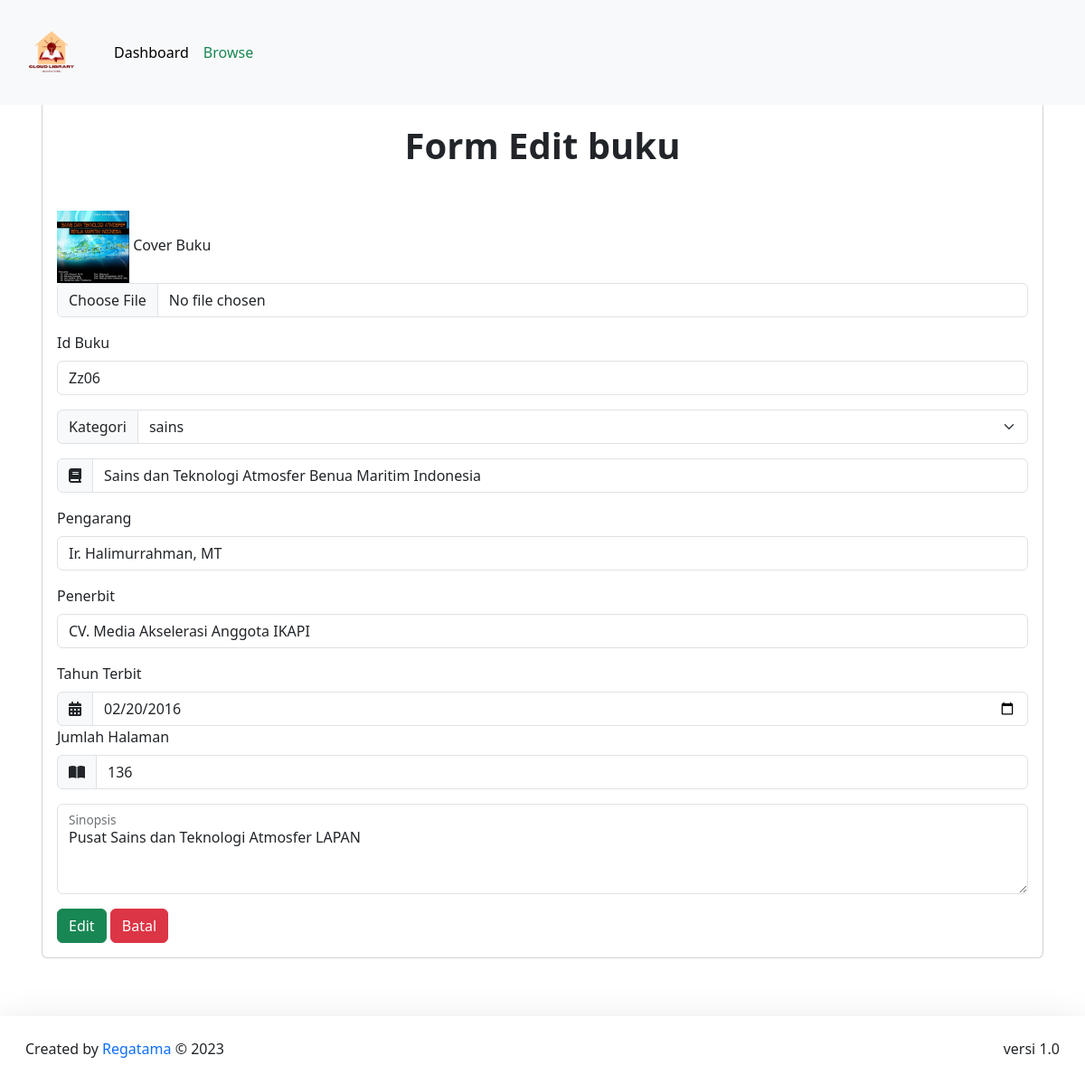
Screenshot of /DashboardAdmin/buku/updateBuku.php?idReview=Zz06 with the database file from the repository.
### tables this page shows
CREATE TABLE `buku` (
  `cover` varchar(255) NOT NULL,
  `id_buku` varchar(20) NOT NULL,
  `kategori` varchar(255) NOT NULL,
  `judul` varchar(255) NOT NULL,
  `pengarang` varchar(255) NOT NULL,
  `penerbit` varchar(255) NOT NULL,
  `tahun_terbit` date NOT NULL,
  `jumlah_halaman` int(11) NOT NULL,
  `buku_deskripsi` text NOT NULL,
  `isi_buku` varchar(250) NOT NULL
);

### config/config.php (called while the page is built, shortened)
<?php
$host = "127.0.0.1";
$username = "root";
$password = "";
$database_name = "perpus_sidik";
$connection = mysqli_connect($host, $username, $password, $database_name);
function queryReadData($dataKategori)
{
  global $connection;
  $result = mysqli_query($connection, $dataKategori);
  $items = [];
  while ($item = mysqli_fetch_assoc($result)) {
    $items[] = $item;
  }
  return $items;
}

### DashboardAdmin/buku/updateBuku.php (the view, shortened to what this page needs)
<?php
require "../../config/config.php";
$review = $_GET["idReview"];
$reviewData = queryReadData("SELECT * FROM buku WHERE id_buku = '$review'")[0];
?>
<!DOCTYPE html>
<html lang="en">
<head>
   <link href="../../assets/css/bootstrap.min.css" rel="stylesheet"
>
</head>
<body>
   <nav class="navbar fixed-top navbar-expand-lg bg-body-tertiary">
      <div class="container-fluid">
         <a class="navbar-brand" href="#">
            <img src="../../assets/logoNav.png" alt="logo" width="90px">
         </a>
         <div class="collapse navbar-collapse" id="navbarNav">
            <ul class="navbar-nav">
               <li class="nav-item">
                  <a class="nav-link active" aria-current="page" href="../dashboardAdmin.php">Dashboard</a>
               </li>
               <li class="nav-item">
                  <a class="nav-link text-success" href="daftarBuku.php">Browse</a>
               </li>
            </ul>
         </div>
      </div>
   </nav>
   <div class="container p-3 mt-5">
      <div class="card p-2 mt-5">
         <h1 class="text-center fw-bold p-3">Form Edit buku</h1>
         <form action="" method="post" enctype="multipart/form-data" class="mt-3 p-2">
            <div class="custom-css-form">
               <div class="mb-3">
                  <img src="../../imgDB/<?= $reviewData["cover"]; ?>" width="80px" height="80px">
                  <label for="formFileMultiple" class="form-label">Cover Buku</label>
                  <input class="form-control" type="file" name="cover" id="formFileMultiple">
               </div>
               <div class="mb-3">
                  <label for="exampleFormControlInput1" class="form-label">Id Buku</label>
                  <input type="text" class="form-control" name="id_buku" id="exampleFormControlInput1"
                     placeholder="example inf01" value="<?= $reviewData["id_buku"]; ?>">
               </div>
            </div>
            <div class="input-group mb-3">
               <label class="input-group-text" for="inputGroupSelect01">Kategori</label>
               <select class="form-select" id="inputGroupSelect01" name="kategori">
                  <option selected><?= $reviewData["kategori"]; ?></option>
               </select>
            </div>
            <div class="input-group mb-3">
               <span class="input-group-text" id="basic-addon1"><i class="fa-solid fa-book"></i></span>
               <input type="text" class="form-control" name="judul" id="judul" placeholder="Judul Buku"
                  aria-label="Username" aria-describedby="basic-addon1" value="<?= $reviewData["judul"]; ?>">
            </div>
            <div class="mb-3">
               <label for="exampleFormControlInput1" class="form-label">Pengarang</label>
               <input type="text" class="form-control" name="pengarang" id="exampleFormControlInput1"
                  placeholder="nama pengarang" value="<?= $reviewData["pengarang"]; ?>">
            </div>
            <div class="mb-3">
               <label for="exampleFormControlInput1" class="form-label">Penerbit</label>
               <input type="text" class="form-control" name="penerbit" id="exampleFormControlInput1"
                  placeholder="nama penerbit" value="<?= $reviewData["penerbit"]; ?>">
            </div>
            <label for="validationCustom01" class="form-label">Tahun Terbit</label>
            <div class="input-group mt-0">
               <span class="input-group-text" id="basic-addon1"><i class="fa-solid fa-calendar-days"></i></span>
               <input type="date" class="form-control" name="tahun_terbit" id="validationCustom01"
                  value="<?= $reviewData["tahun_terbit"]; ?>">
            </div>
            <label for="validationCustom01" class="form-label">Jumlah Halaman</label>
            <div class="input-group mt-0">
               <span class="input-group-text" id="basic-addon1"><i class="fa-solid fa-book-open"></i></span>
               <input type="number" class="form-control" name="jumlah_halaman" id="validationCustom01"
                  value="<?= $reviewData["jumlah_halaman"]; ?>">
            </div>
            <div class="form-floating mt-3 mb-3">
               <textarea class="form-control" placeholder="sinopsis tentang buku ini" name="buku_deskripsi"
                  id="floatingTextarea2" style="height: 100px"><?= $reviewData["buku_deskripsi"]; ?></textarea>
               <label for="floatingTextarea2">Sinopsis</label>
            </div>
            <button class="btn btn-success" type="submit" name="update">Edit</button>
            <a class="btn btn-danger" href="daftarBuku.php">Batal</a>
         </form>
      </div>
   </div>
   <footer class="mt-5 shadow-lg bg-subtle p-3">
      <div class="container-fluid d-flex justify-content-between">
         <p class="mt-2">Created by <span class="text-primary"> Regatama</span> © 2023</p>
         <p class="mt-2">versi 1.0</p>
      </div>
   </footer>
</body>
</html>

### rows the page displays
buku: cover (picture), id_buku "Zz06", kategori "sains", judul "Sains dan Teknologi Atmosfer Benua Maritim Indonesia", pengarang "Ir. Halimurrahman, MT", penerbit "CV. Media Akselerasi Anggota IKAPI", tahun_terbit "02/20/2016", jumlah_halaman "136", buku_deskripsi "Pusat Sains dan Teknologi Atmosfer LAPAN"
